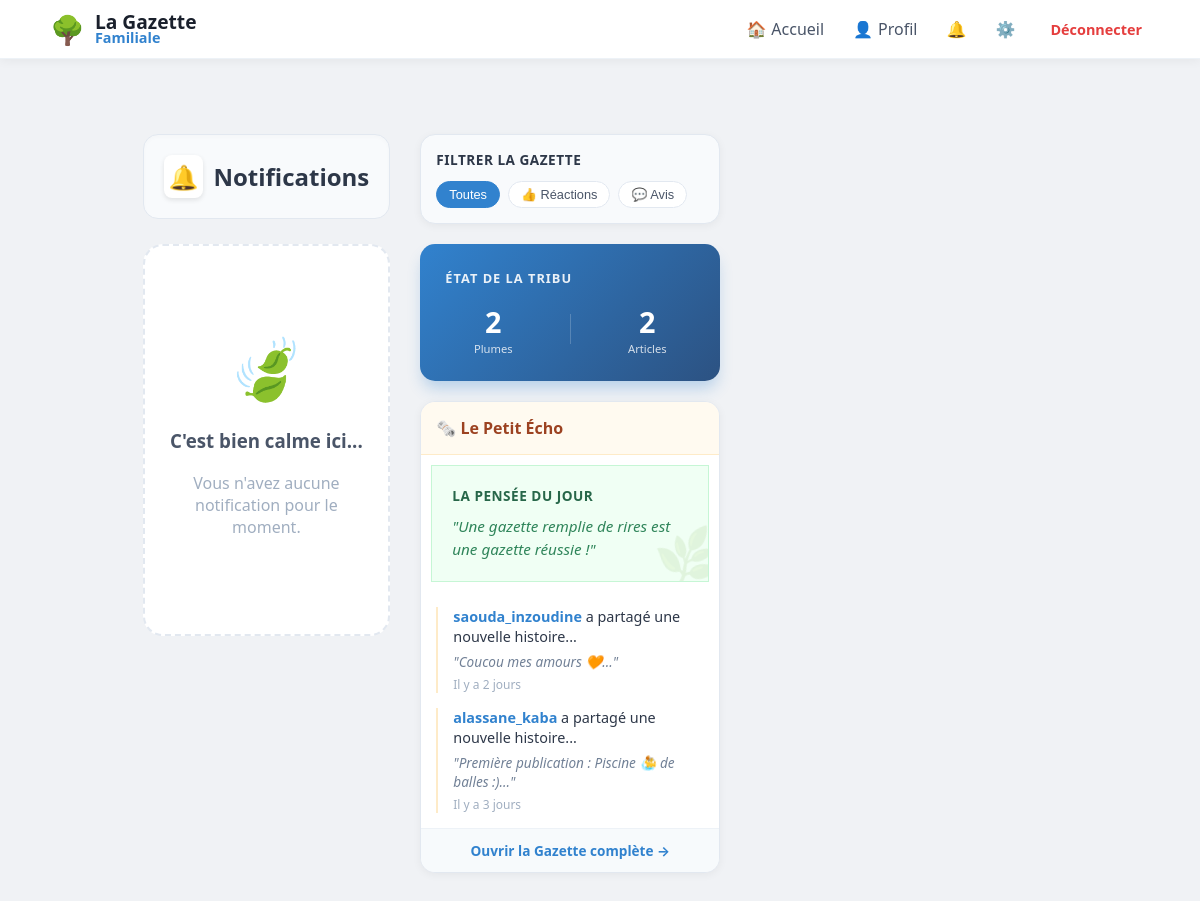
The page /notifications (signed in) on the database as committed earlier.
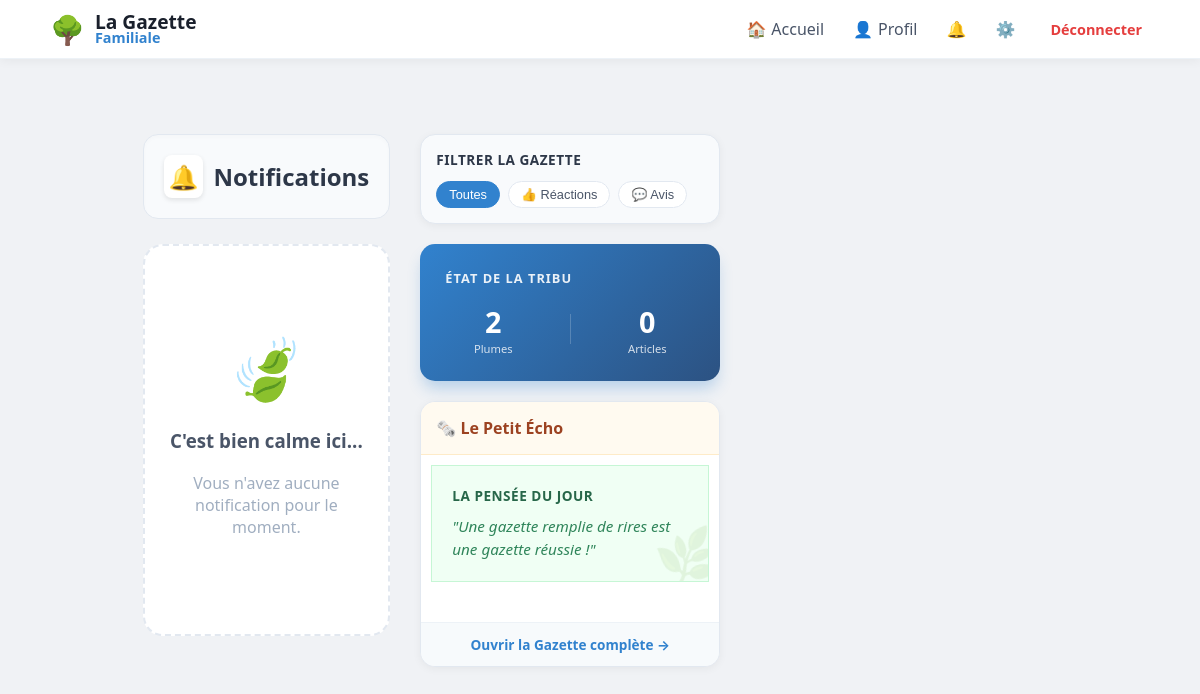
The same page on the database as committed later.
### tables this page shows
CREATE TABLE posts (
                id INTEGER PRIMARY KEY AUTOINCREMENT, 
                username TEXT, 
                content TEXT, 
                likes INTEGER DEFAULT 0, 
                image TEXT,
                created_at DATETIME DEFAULT CURRENT_TIMESTAMP
            );

### app.py (the view)
@app.route("/notifications")
@login_required
def notifications():
    with get_db() as db:
        notifs = db.execute("""
                    SELECT id, sender, message, post_id, comment_id, is_read, created_at
                    FROM notifications
                    WHERE username = ?
                    ORDER BY created_at DESC
                """, (session['user'],)).fetchall()
        recent_activity = db.execute("""
                    SELECT username, content, created_at
                    FROM posts ORDER BY id DESC LIMIT 3
                """).fetchall()
        citations = [
            "La famille, c'est là où la vie commence et où l'amour ne finit jamais.",
            "Chaque souvenir partagé ici est un trésor pour demain.",
            "Une gazette remplie de rires est une gazette réussie !",
            "Petit à petit, la tribu grandit et l'histoire s'écrit.",
            "Le bonheur est fait de petites choses partagées."
        ]
        pensee_du_jour = random.choice(citations)
        db.execute("UPDATE notifications SET is_read = 1 WHERE username = ?", (session["user"],))
        db.commit()
    return render_template("notifications.html", notifs=notifs, recent_activity=recent_activity,
                           pensee_du_jour=pensee_du_jour)

### app.py (called while the page is built)
def get_db():
    db = sqlite3.connect("database.db")
    db.row_factory = sqlite3.Row
    return db

def login_required(f):
    @wraps(f)
    def decorated_function(*args, **kwargs):
        if "user" not in session:
            flash("Veuillez vous connecter pour accéder à cette page.", "info")
            return redirect("/login")
        return f(*args, **kwargs)
    return decorated_function

@app.context_processor
def inject_global_stats():
    stats = {'total_users': 0, 'total_posts': 0}
    if session.get('user'):
        db = get_db()
        u_count = db.execute("SELECT COUNT(*) FROM users WHERE is_approved = 1").fetchone()[0]
        p_count = db.execute("SELECT COUNT(*) FROM posts").fetchone()[0]
        stats = {'total_users': u_count, 'total_posts': p_count}
    return stats

@app.context_processor
def inject_pending_count():
    if session.get('is_admin'):
        db = get_db()
        count = db.execute("SELECT COUNT(*) as total FROM users WHERE is_approved = 0").fetchone()
        return {'pending_count': count['total']}
    return {'pending_count': 0}

### templates/notifications.html (shortened to what the changed rows need)
{% extends "base.html" %}
{% block content %}
<div style="display: grid; grid-template-columns: 1fr 300px; gap: 30px; max-width: 1100px; margin: 30px auto; padding: 0 20px;">
    <div>
        <div style="display: flex; justify-content: space-between; align-items: center; margin-bottom: 25px; background: #f8fafc; padding: 20px; border-radius: 15px; border: 1px solid #e2e8f0; box-shadow: inset 0 2px 4px rgba(0,0,0,0.02);">
            <h2 style="margin: 0; color: #2d3748; font-size: 1.5em; display: flex; align-items: center; gap: 10px;">
                <span style="background: white; padding: 5px; border-radius: 8px; box-shadow: 0 2px 5px rgba(0,0,0,0.1);">🔔</span>
                Notifications
            </h2>
        </div>
    </div>
    <aside>
        <div class="post-card" style="background: linear-gradient(135deg, #3182ce, #2c5282); color: white; border: none; padding: 25px; box-shadow: 0 10px 15px -3px rgba(49, 130, 206, 0.3); margin-bottom: 20px;">
            <div style="display: flex; justify-content: space-around; align-items: center;">
                <div style="text-align: center;">
                    <div style="font-size: 1.8em; font-weight: 800;">{{ total_posts }}</div>
                    <div style="font-size: 0.7em; opacity: 0.8;">Articles</div>
                </div>
            </div>
        </div>
        <div class="post-card" style="padding: 0; overflow: hidden; border: 1px solid #e2e8f0;">
            <div style="padding: 15px; display: flex; flex-direction: column; gap: 15px;">
                {% for act in recent_activity %}
                <div class="echo-item" style="position: relative; padding-left: 15px; border-left: 2px solid #feebc8;">
                    <p style="margin: 0; font-size: 0.9em; color: #2d3748; line-height: 1.4;">
                        <strong style="color: #3182ce;">{{ act['username'] }}</strong> a partagé une nouvelle histoire...
                    </p>
                    <p style="margin: 5px 0 0 0; font-style: italic; color: #718096; font-size: 0.85em;">"{{ act['content'][:60] }}..."</p>
                    <small style="color: #a0aec0; font-size: 0.75em; display: block; margin-top: 5px;">{{ act['created_at']|relative_time }}</small>
                </div>
                {% endfor %}
            </div>
        </div>
    </aside>
</div>
{% endblock %}

Rows that differ between the two databases and show on the page:
removed posts: username "saouda_inzoudine", content "Coucou mes amours 🧡", created_at|relative_time "Il y a 2 jours"
removed posts: username "alassane_kaba", content "Première publication : Piscine 🤽‍♂️ de balles :)", created_at|relative_time "Il y a 3 jours"
Other text that changed with them:
{{ total_posts }}: "2" → "0"
